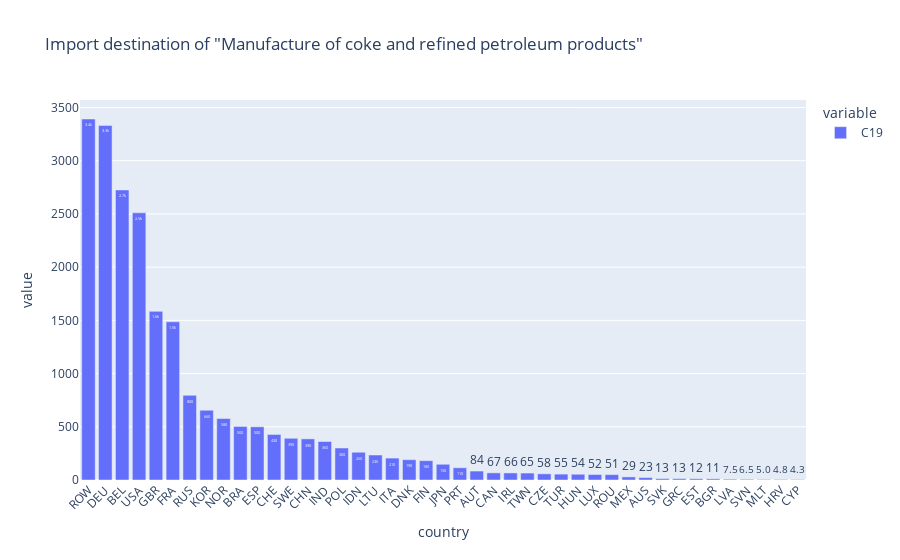

The cell this chart's notebook holds for it:
### Code cell
fig4 = px.bar(a['C19'].sort_values(ascending=False),text_auto='.2s',
title='Import destination of "Manufacture of coke and refined petroleum products"')
fig4.update_traces(textfont_size=12, textangle=0, cliponaxis=False)
fig4.update_layout(xaxis_tickangle=-45)
fig4.show()

### Figure 1 — Plotly figure (JSON) as saved in the notebook; plotly's stock layout.template omitted (floating-point values rounded to 4 significant figures)
{"data": [{"alignmentgroup": "True", "cliponaxis": false, "hovertemplate": "variable=C19<br>country=%{x}<br>value=%{y}<extra></extra>", "legendgroup": "C19", "marker": {"color": "#636efa", "pattern": {"shape": ""}}, "name": "C19", "offsetgroup": "C19", "orientation": "v", "showlegend": true, "textangle": 0, "textfont": {"size": 12}, "textposition": "auto", "texttemplate": "%{y:.2s}", "type": "bar", "x": ["ROW", "DEU", "BEL", "USA", "GBR", "FRA", "RUS", "KOR", "NOR", "BRA", "ESP", "CHE", "SWE", "CHN", "IND", "POL", "IDN", "LTU", "ITA", "DNK", "FIN", "JPN", "PRT", "AUT", "CAN", "IRL", "TWN", "CZE", "TUR", "HUN", "LUX", "ROU", "MEX", "AUS", "SVK", "GRC", "EST", "BGR", "LVA", "SVN", "MLT", "HRV", "CYP"], "xaxis": "x", "y": [3392.0, 3332.0, 2725.0, 2510.0, 1585.0, 1487.0, 795.5, 655.4, 577.5, 503.3, 500.0, 427.9, 392.0, 386.4, 361.7, 300.6, 260.8, 235.0, 205.9, 190.8, 181.5, 147.7, 114.8, 84.15, 67.03, 66.37, 65.22, 57.91, 55.25, 53.89, 51.64, 50.68, 29.08, 22.64, 13.03, 12.79, 11.75, 11.14, 7.507, 6.479, 5.004, 4.844, 4.312], "yaxis": "y"}], "layout": {"barmode": "relative", "legend": {"title": {"text": "variable"}, "tracegroupgap": 0}, "title": {"text": "Import destination of \"Manufacture of coke and refined petroleum products\""}, "xaxis": {"anchor": "y", "domain": [0, 1], "tickangle": -45, "title": {"text": "country"}}, "yaxis": {"anchor": "x", "domain": [0, 1], "title": {"text": "value"}}}}
